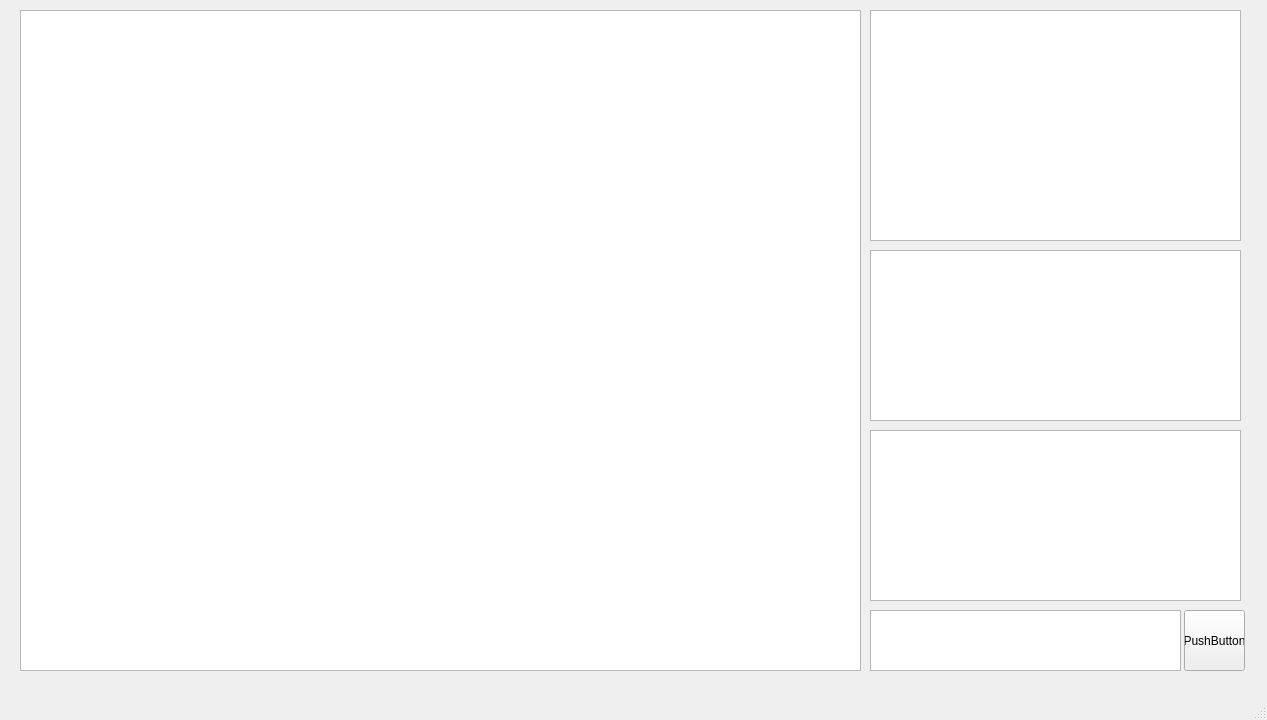
<?xml version="1.0" encoding="UTF-8"?>
<ui version="4.0">
 <class>MainWindow</class>
 <widget class="QMainWindow" name="MainWindow">
  <property name="geometry">
   <rect>
    <x>0</x>
    <y>0</y>
    <width>1267</width>
    <height>720</height>
   </rect>
  </property>
  <property name="windowTitle">
   <string>MainWindow</string>
  </property>
  <widget class="QWidget" name="centralwidget">
   <widget class="QGraphicsView" name="mainView">
    <property name="geometry">
     <rect>
      <x>20</x>
      <y>10</y>
      <width>841</width>
      <height>661</height>
     </rect>
    </property>
   </widget>
   <widget class="QGraphicsView" name="miniView">
    <property name="geometry">
     <rect>
      <x>870</x>
      <y>10</y>
      <width>371</width>
      <height>231</height>
     </rect>
    </property>
   </widget>
   <widget class="QTextBrowser" name="textBrowser">
    <property name="geometry">
     <rect>
      <x>870</x>
      <y>250</y>
      <width>371</width>
      <height>171</height>
     </rect>
    </property>
   </widget>
   <widget class="QTextBrowser" name="textBrowser_2">
    <property name="geometry">
     <rect>
      <x>870</x>
      <y>430</y>
      <width>371</width>
      <height>171</height>
     </rect>
    </property>
   </widget>
   <widget class="QTextBrowser" name="textBrowser_3">
    <property name="geometry">
     <rect>
      <x>870</x>
      <y>610</y>
      <width>311</width>
      <height>61</height>
     </rect>
    </property>
   </widget>
   <widget class="QPushButton" name="pushButton">
    <property name="geometry">
     <rect>
      <x>1184</x>
      <y>610</y>
      <width>61</width>
      <height>61</height>
     </rect>
    </property>
    <property name="text">
     <string>PushButton</string>
    </property>
   </widget>
  </widget>
  <widget class="QMenuBar" name="menubar">
   <property name="geometry">
    <rect>
     <x>0</x>
     <y>0</y>
     <width>1267</width>
     <height>22</height>
    </rect>
   </property>
  </widget>
  <widget class="QStatusBar" name="statusbar"/>
 </widget>
 <resources/>
 <connections/>
</ui>
